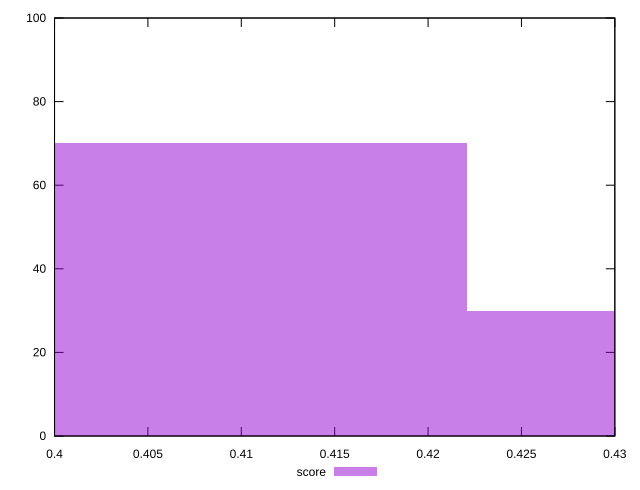

Reproduce this figure in gnuplot.
reset

$score <<EOF
0.4106880593186839 70
0.43350406261416635 30
EOF

set key outside below
set boxwidth 0.02281600329548244
set xrange [0.4:0.43]
set yrange [0:100]
set trange [0:100]
set style fill transparent solid 0.5 noborder
set terminal svg size 640, 490 enhanced background rgb 'white'
set output "report_00018_2021-02-10T15-25-16.877Z/render-blocking-resources/samples/pages/score/histogram.svg"

plot $score title "score" with boxes

reset
